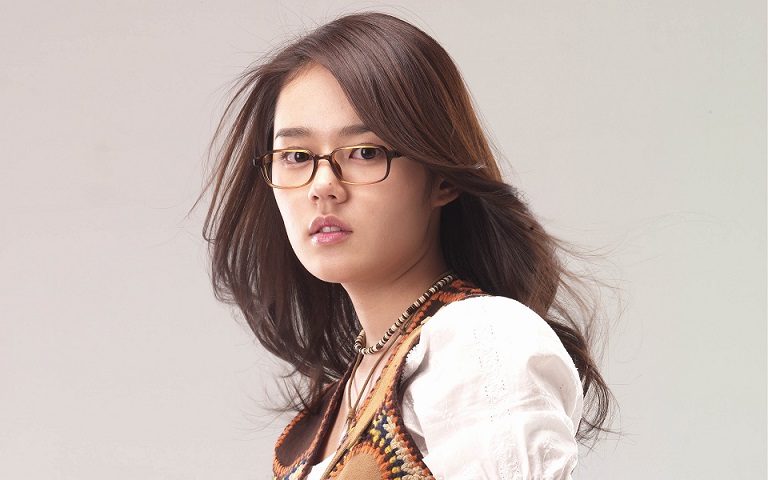
//> input picture data/test.jpg, 768 x 480 px
$ ./main13   (built with g++ and OpenCV 4)
//> lines starting //> are read from the running program, lines starting //| are printed output that depends on the picture; after the words box and inside, x2 and y2 are one past the last pixel; in counts of white or black regions, pixels touching at a corner belong together
#include<opencv2/opencv.hpp>
#include<iostream>
#include<math.h>

using namespace cv;
using namespace std;

int main(int argc,char** argv)
{
    Mat src,dst;
    src=imread("./data/test.jpg");
//> src is the input picture: 480 rows x 768 cols, CV_8UC3; mean B, G, R 175, 180.8, 194.8
    if(!src.data){
        cout<<"cannot load image ..."<<endl;
        return -1;
    }
    char INPUT_WIN[]="input image";
    char OUTPUT_WIN[]="sample up";
    namedWindow(INPUT_WIN,WINDOW_AUTOSIZE);
    namedWindow(OUTPUT_WIN,WINDOW_AUTOSIZE);
    imshow(INPUT_WIN,src);
    //上采样
    pyrUp(src,dst,Size(src.cols*2,src.rows*2));
    imshow(OUTPUT_WIN,dst);
    //降采样
    Mat src_down;
    pyrDown(src,src_down,Size(src.cols/2,src.rows/2));
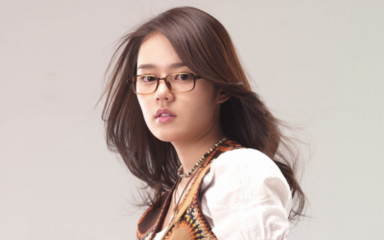
//> src_down: 240 rows x 384 cols, CV_8UC3; mean B, G, R 175, 180.8, 194.8
    imshow("sample down",src_down);

    //高斯不同
    Mat gray_src,g1,g2,DOG_img;
    cvtColor(src,gray_src,CV_BGR2GRAY);
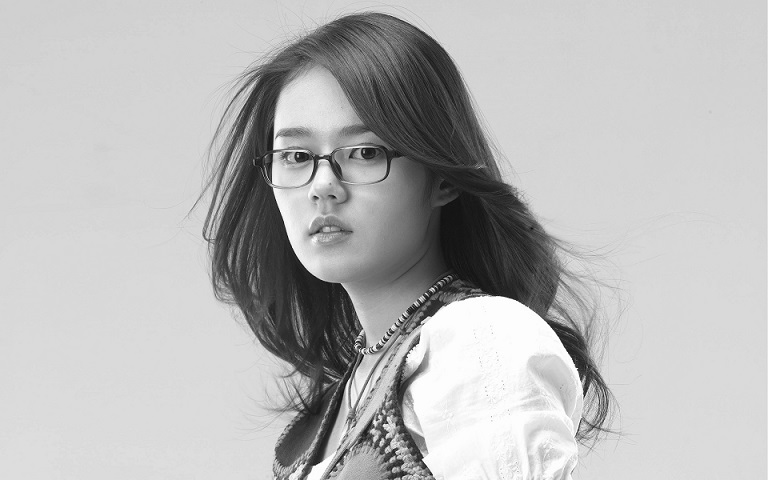
//> gray_src: 480 rows x 768 cols, CV_8UC1; min 5, max 255, mean 184.3
    GaussianBlur(gray_src,g1,Size(3,3),0,0);
    GaussianBlur(g1,g2,Size(3,3),0,0);
    subtract(g1,g2,DOG_img,Mat());
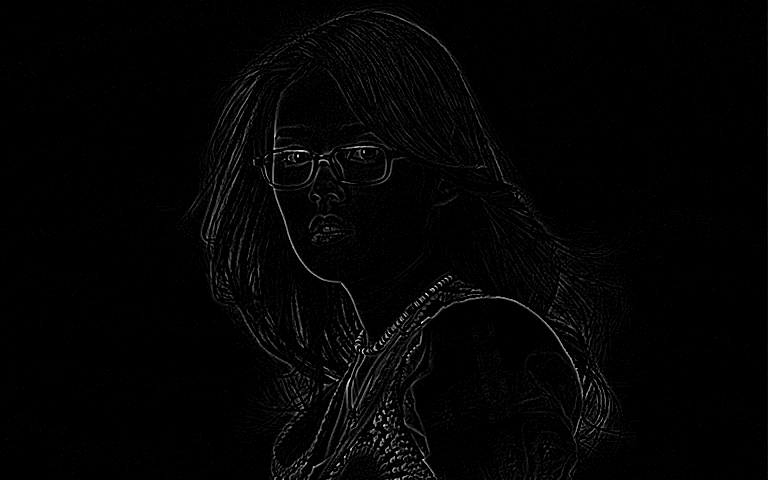
//> DOG_img: 480 rows x 768 cols, CV_8UC1; min 0, max 25, mean 0.4; drawn with min black and max white

    //归一化显示
    normalize(DOG_img,DOG_img,255,0,NORM_MINMAX);
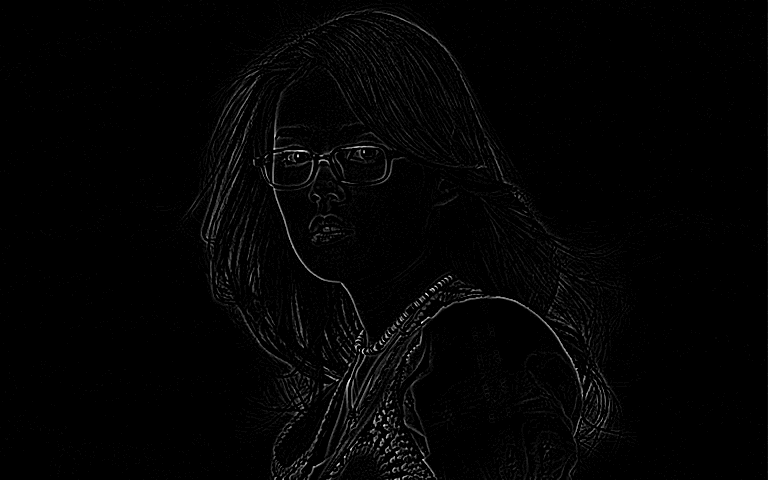
//> DOG_img: 480 rows x 768 cols, CV_8UC1; 13.75% of pixels changed, all inside (x1, y1, x2, y2) = (0, 0, 768, 480)
    imshow("DOG_IMG",DOG_img);
    waitKey(0);
    return 0;
}
